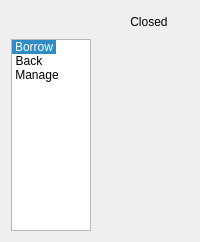
<?xml version="1.0" encoding="UTF-8"?>
<ui version="4.0">
 <class>BookMarketManageWidget</class>
 <widget class="QWidget" name="BookMarketManageWidget">
  <property name="windowTitle">
   <string>Book Market</string>
  </property>
  <layout class="QVBoxLayout" name="verticalLayout">
   <item>
    <layout class="QHBoxLayout" name="horizontalLayout">
     <item>
      <widget class="QLabel" name="titleLabel">
       <property name="pixmap">
        <pixmap resource="res.qrc">:/pic/title.png</pixmap>
       </property>
      </widget>
     </item>
     <item>
      <spacer name="horizontalSpacer">
       <property name="orientation">
        <enum>Qt::Horizontal</enum>
       </property>
       <property name="sizeHint" stdset="0">
        <size>
         <width>40</width>
         <height>20</height>
        </size>
       </property>
      </spacer>
     </item>
     <item>
      <widget class="QPushButton" name="openCloseBtn">
       <property name="text">
        <string>Closed</string>
       </property>
       <property name="icon">
        <iconset resource="res.qrc">
         <normaloff>:/pic/shut_down_grayed.png</normaloff>:/pic/shut_down_grayed.png</iconset>
       </property>
       <property name="iconSize">
        <size>
         <width>32</width>
         <height>32</height>
        </size>
       </property>
       <property name="checkable">
        <bool>true</bool>
       </property>
       <property name="flat">
        <bool>true</bool>
       </property>
      </widget>
     </item>
    </layout>
   </item>
   <item>
    <widget class="QWidget" name="contentWidget" native="true">
     <layout class="QHBoxLayout" name="horizontalLayout_2">
      <property name="margin">
       <number>0</number>
      </property>
      <item>
       <widget class="QListWidget" name="opList">
        <property name="maximumSize">
         <size>
          <width>80</width>
          <height>16777215</height>
         </size>
        </property>
        <property name="iconSize">
         <size>
          <width>58</width>
          <height>58</height>
         </size>
        </property>
        <property name="viewMode">
         <enum>QListView::IconMode</enum>
        </property>
        <property name="currentRow">
         <number>0</number>
        </property>
        <item>
         <property name="text">
          <string>Borrow</string>
         </property>
         <property name="icon">
          <iconset resource="res.qrc">
           <normaloff>:/pic/borrow.png</normaloff>:/pic/borrow.png</iconset>
         </property>
         <property name="flags">
          <set>ItemIsSelectable|ItemIsUserCheckable|ItemIsEnabled</set>
         </property>
        </item>
        <item>
         <property name="text">
          <string>Back</string>
         </property>
         <property name="icon">
          <iconset resource="res.qrc">
           <normaloff>:/pic/back.png</normaloff>:/pic/back.png</iconset>
         </property>
         <property name="flags">
          <set>ItemIsSelectable|ItemIsUserCheckable|ItemIsEnabled</set>
         </property>
        </item>
        <item>
         <property name="text">
          <string>Manage</string>
         </property>
         <property name="icon">
          <iconset resource="res.qrc">
           <normaloff>:/pic/manage.png</normaloff>:/pic/manage.png</iconset>
         </property>
         <property name="flags">
          <set>ItemIsSelectable|ItemIsUserCheckable|ItemIsEnabled</set>
         </property>
        </item>
       </widget>
      </item>
      <item>
       <widget class="QStackedWidget" name="stackedWidget">
        <widget class="PageBorrowWidget" name="borrowPage"/>
        <widget class="PageBackWidget" name="backPage"/>
        <widget class="PageManageWidget" name="managePage"/>
       </widget>
      </item>
     </layout>
    </widget>
   </item>
  </layout>
 </widget>
 <layoutdefault spacing="6" margin="11"/>
 <customwidgets>
  <customwidget>
   <class>PageBorrowWidget</class>
   <extends>QWidget</extends>
   <header>PageBorrowWidget.h</header>
   <container>1</container>
  </customwidget>
  <customwidget>
   <class>PageBackWidget</class>
   <extends>QWidget</extends>
   <header>PageBackWidget.h</header>
   <container>1</container>
  </customwidget>
  <customwidget>
   <class>PageManageWidget</class>
   <extends>QWidget</extends>
   <header>PageManageWidget.h</header>
   <container>1</container>
  </customwidget>
 </customwidgets>
 <resources>
  <include location="res.qrc"/>
 </resources>
 <connections>
  <connection>
   <sender>opList</sender>
   <signal>currentRowChanged(int)</signal>
   <receiver>stackedWidget</receiver>
   <slot>setCurrentIndex(int)</slot>
   <hints>
    <hint type="sourcelabel">
     <x>81</x>
     <y>83</y>
    </hint>
    <hint type="destinationlabel">
     <x>171</x>
     <y>83</y>
    </hint>
   </hints>
  </connection>
 </connections>
</ui>
